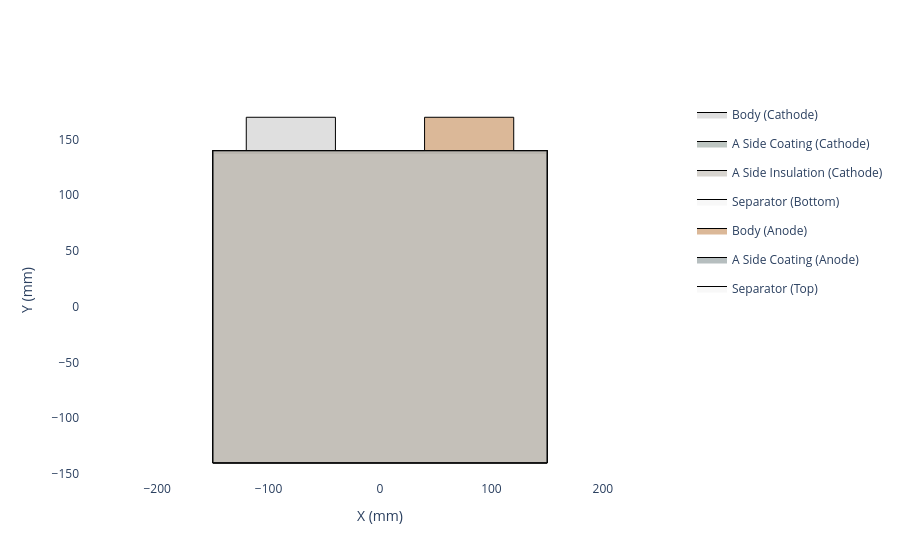

The cell this chart's notebook holds for it:
### Code cell
# create the layup 

separator = ocd.Separator(
    material=separator_material, 
    thickness=12,
    width=280,
    length=300
)

my_layup = ocd.ZFoldMonoLayer(
    cathode=my_cathode,
    anode=my_anode,
    separator=separator,
)

my_layup.get_top_down_view().show()

### Figure 1 — Plotly figure (JSON) as saved in the notebook; plotly's stock layout.template omitted (floating-point values rounded to 4 significant figures)
{"data": [{"fill": "toself", "fillcolor": "rgba(192, 192, 192, 0.5)", "legendgroup": "Body (Cathode) (Cathode)", "line": {"color": "black", "width": 1}, "mode": "lines", "name": "Body (Cathode)", "showlegend": true, "type": "scatter", "x": [-150.0, -150.0, -120.0, -120.0, -40.0, -40.0, 150.0, 150.0, -150.0], "y": [-140.0, 140.0, 140.0, 170.0, 170.0, 140.0, 140.0, -140.0, -140.0]}, {"fill": "toself", "fillcolor": "rgba(127, 142, 134, 0.5)", "legendgroup": "A Side Coating (Cathode) (Cathode)", "line": {"color": "black", "width": 1}, "mode": "lines", "name": "A Side Coating (Cathode)", "type": "scatter", "x": [-150.0, -150.0, -120.0, -120.0, -40.0, -40.0, 150.0, 150.0, -150.0, -150.0, -150.0, -120.0, -120.0, -40.0, -40.0, 150.0, 150.0, -150.0], "y": [-140.0, 138.0, 138.0, 138.0, 138.0, 138.0, 138.0, -140.0, -140.0, -140.0, 138.0, 138.0, 138.0, 138.0, 138.0, 138.0, -140.0, -140.0]}, {"fill": "toself", "fillcolor": "rgba(176, 169, 159, 0.5)", "legendgroup": "A Side Insulation (Cathode) (Cathode)", "line": {"color": "black", "width": 1}, "mode": "lines", "name": "A Side Insulation (Cathode)", "type": "scatter", "x": [-150.0, -150.0, 150.0, 150.0, -150.0, -150.0, -150.0, 150.0, 150.0, -150.0], "y": [138.0, 140.0, 140.0, 138.0, 138.0, 138.0, 140.0, 140.0, 138.0, 138.0]}, {"fill": "toself", "fillcolor": "rgba(242, 242, 242, 0.5)", "legendgroup": "Separator_bottom", "line": {"color": "black", "width": 1}, "mode": "lines", "name": "Separator (Bottom)", "showlegend": true, "type": "scatter", "x": [-150.0, -150.0, 150.0, 150.0, -150.0], "y": [-140.0, 140.0, 140.0, -140.0, -140.0]}, {"fill": "toself", "fillcolor": "rgba(184, 115, 51, 0.5)", "legendgroup": "Body (Anode) (Anode)", "line": {"color": "black", "width": 1}, "mode": "lines", "name": "Body (Anode)", "showlegend": true, "type": "scatter", "x": [-150.0, -150.0, 40.0, 40.0, 120.0, 120.0, 150.0, 150.0, -150.0], "xaxis": "x", "y": [-140.0, 140.0, 140.0, 170.0, 170.0, 140.0, 140.0, -140.0, -140.0], "yaxis": "y"}, {"fill": "toself", "fillcolor": "rgba(111, 127, 128, 0.5)", "legendgroup": "A Side Coating (Anode) (Anode)", "line": {"color": "black", "width": 1}, "mode": "lines", "name": "A Side Coating (Anode)", "type": "scatter", "x": [-150.0, -150.0, 40.0, 40.0, 120.0, 120.0, 150.0, 150.0, -150.0, -150.0, -150.0, 40.0, 40.0, 120.0, 120.0, 150.0, 150.0, -150.0], "xaxis": "x", "y": [-140.0, 140.0, 140.0, 140.0, 140.0, 140.0, 140.0, -140.0, -140.0, -140.0, 140.0, 140.0, 140.0, 140.0, 140.0, 140.0, -140.0, -140.0], "yaxis": "y"}, {"fill": "toself", "fillcolor": "rgba(242, 242, 242, 0.5)", "legendgroup": "Separator_top", "line": {"color": "black", "width": 1}, "mode": "lines", "name": "Separator (Top)", "showlegend": true, "type": "scatter", "x": [-150.0, -150.0, 150.0, 150.0, -150.0], "y": [-140.0, 140.0, 140.0, -140.0, -140.0]}], "layout": {"paper_bgcolor": "white", "plot_bgcolor": "white", "xaxis": {"range": [-165.0, 165.0], "scaleanchor": "y", "title": {"text": "X (mm)"}, "zeroline": false}, "yaxis": {"range": [-155.5, 185.5], "title": {"text": "Y (mm)"}, "zeroline": false}}}
